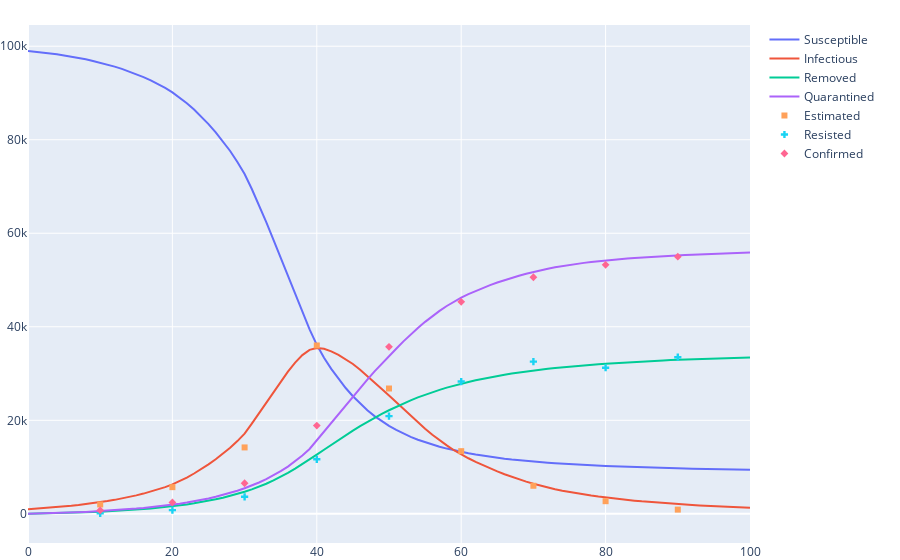

The notebook cell saved with this chart:
### Code cell
fig = SIRQt.plot(a.dynamic.estimate(city, T))
sample.plot(fig)
resisted.plot(fig)
confirmed.plot(fig)
